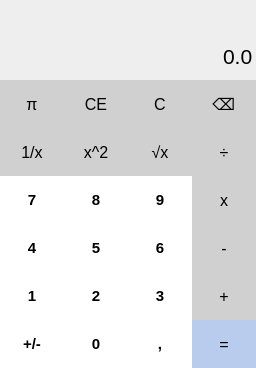
<?xml version="1.0" encoding="UTF-8"?>
<ui version="4.0">
 <class>MainWindow</class>
 <widget class="QMainWindow" name="MainWindow">
  <property name="geometry">
   <rect>
    <x>0</x>
    <y>0</y>
    <width>256</width>
    <height>368</height>
   </rect>
  </property>
  <property name="windowTitle">
   <string>Calculator</string>
  </property>
  <property name="styleSheet">
   <string notr="true">QMainWindow
{
	padding:0px;
	margin:0px;
	border:0px;
	background-color:#FFFFFF;
}</string>
  </property>
  <widget class="QWidget" name="centralwidget">
   <property name="autoFillBackground">
    <bool>false</bool>
   </property>
   <property name="styleSheet">
    <string notr="true">QWidget	
{
	padding:0px;
	margin:0px;
	border:0px;
	background-color:#FFFFFF;
}</string>
   </property>
   <layout class="QGridLayout" name="gridLayout">
    <property name="leftMargin">
     <number>0</number>
    </property>
    <property name="topMargin">
     <number>0</number>
    </property>
    <property name="rightMargin">
     <number>0</number>
    </property>
    <property name="bottomMargin">
     <number>0</number>
    </property>
    <property name="spacing">
     <number>0</number>
    </property>
    <item row="7" column="0">
     <widget class="QPushButton" name="button4">
      <property name="sizePolicy">
       <sizepolicy hsizetype="Minimum" vsizetype="Minimum">
        <horstretch>0</horstretch>
        <verstretch>0</verstretch>
       </sizepolicy>
      </property>
      <property name="minimumSize">
       <size>
        <width>64</width>
        <height>48</height>
       </size>
      </property>
      <property name="font">
       <font>
        <family>Segoe UI</family>
        <pointsize>11</pointsize>
        <weight>75</weight>
        <bold>true</bold>
       </font>
      </property>
      <property name="styleSheet">
       <string notr="true">QPushButton:hover{
	background-color: #DDDDDD;
	padding: 5px;
}

QPushButton:pressed{
	background-color: #A9A9A9;
	padding: 5px;
}
</string>
      </property>
      <property name="text">
       <string>4</string>
      </property>
     </widget>
    </item>
    <item row="9" column="3">
     <widget class="QPushButton" name="equalsButton">
      <property name="sizePolicy">
       <sizepolicy hsizetype="Minimum" vsizetype="Minimum">
        <horstretch>0</horstretch>
        <verstretch>0</verstretch>
       </sizepolicy>
      </property>
      <property name="minimumSize">
       <size>
        <width>64</width>
        <height>48</height>
       </size>
      </property>
      <property name="palette">
       <palette>
        <active>
         <colorrole role="Button">
          <brush brushstyle="SolidPattern">
           <color alpha="255">
            <red>185</red>
            <green>204</green>
            <blue>237</blue>
           </color>
          </brush>
         </colorrole>
         <colorrole role="Base">
          <brush brushstyle="SolidPattern">
           <color alpha="255">
            <red>185</red>
            <green>204</green>
            <blue>237</blue>
           </color>
          </brush>
         </colorrole>
         <colorrole role="Window">
          <brush brushstyle="SolidPattern">
           <color alpha="255">
            <red>185</red>
            <green>204</green>
            <blue>237</blue>
           </color>
          </brush>
         </colorrole>
        </active>
        <inactive>
         <colorrole role="Button">
          <brush brushstyle="SolidPattern">
           <color alpha="255">
            <red>185</red>
            <green>204</green>
            <blue>237</blue>
           </color>
          </brush>
         </colorrole>
         <colorrole role="Base">
          <brush brushstyle="SolidPattern">
           <color alpha="255">
            <red>185</red>
            <green>204</green>
            <blue>237</blue>
           </color>
          </brush>
         </colorrole>
         <colorrole role="Window">
          <brush brushstyle="SolidPattern">
           <color alpha="255">
            <red>185</red>
            <green>204</green>
            <blue>237</blue>
           </color>
          </brush>
         </colorrole>
        </inactive>
        <disabled>
         <colorrole role="Button">
          <brush brushstyle="SolidPattern">
           <color alpha="255">
            <red>185</red>
            <green>204</green>
            <blue>237</blue>
           </color>
          </brush>
         </colorrole>
         <colorrole role="Base">
          <brush brushstyle="SolidPattern">
           <color alpha="255">
            <red>185</red>
            <green>204</green>
            <blue>237</blue>
           </color>
          </brush>
         </colorrole>
         <colorrole role="Window">
          <brush brushstyle="SolidPattern">
           <color alpha="255">
            <red>185</red>
            <green>204</green>
            <blue>237</blue>
           </color>
          </brush>
         </colorrole>
        </disabled>
       </palette>
      </property>
      <property name="font">
       <font>
        <family>Segoe UI</family>
        <pointsize>12</pointsize>
       </font>
      </property>
      <property name="autoFillBackground">
       <bool>false</bool>
      </property>
      <property name="styleSheet">
       <string notr="true">QPushButton {
	background-color: #b9cced;
	padding: 5px;
}

QPushButton:hover{
	background-color: #DDDDDD;
	padding: 5px;
}

QPushButton:pressed{
	background-color: #A9A9A9;
	padding: 5px;
}
</string>
      </property>
      <property name="text">
       <string>=</string>
      </property>
     </widget>
    </item>
    <item row="4" column="1">
     <widget class="QPushButton" name="clearEverything">
      <property name="sizePolicy">
       <sizepolicy hsizetype="Minimum" vsizetype="Minimum">
        <horstretch>0</horstretch>
        <verstretch>0</verstretch>
       </sizepolicy>
      </property>
      <property name="minimumSize">
       <size>
        <width>64</width>
        <height>48</height>
       </size>
      </property>
      <property name="font">
       <font>
        <family>Segoe UI</family>
        <pointsize>12</pointsize>
       </font>
      </property>
      <property name="styleSheet">
       <string notr="true">QPushButton{
	background-color: #D0D0D0;
	padding: 5px;
}


QPushButton:hover{
	background-color: #DDDDDD;
	padding: 5px;
}

QPushButton:pressed{
	background-color: #A9A9A9;
	padding: 5px;
}
</string>
      </property>
      <property name="text">
       <string>CE</string>
      </property>
     </widget>
    </item>
    <item row="6" column="0">
     <widget class="QPushButton" name="button7">
      <property name="sizePolicy">
       <sizepolicy hsizetype="Minimum" vsizetype="Minimum">
        <horstretch>0</horstretch>
        <verstretch>0</verstretch>
       </sizepolicy>
      </property>
      <property name="minimumSize">
       <size>
        <width>64</width>
        <height>48</height>
       </size>
      </property>
      <property name="maximumSize">
       <size>
        <width>16777215</width>
        <height>16777215</height>
       </size>
      </property>
      <property name="font">
       <font>
        <family>Segoe UI</family>
        <pointsize>11</pointsize>
        <weight>75</weight>
        <bold>true</bold>
       </font>
      </property>
      <property name="styleSheet">
       <string notr="true">QPushButton:hover{
	background-color: #DDDDDD;
	padding: 5px;
}

QPushButton:pressed{
	background-color: #A9A9A9;
	padding: 5px;
}
</string>
      </property>
      <property name="text">
       <string>7</string>
      </property>
      <property name="autoDefault">
       <bool>false</bool>
      </property>
      <property name="default">
       <bool>false</bool>
      </property>
      <property name="flat">
       <bool>false</bool>
      </property>
     </widget>
    </item>
    <item row="6" column="2">
     <widget class="QPushButton" name="button9">
      <property name="sizePolicy">
       <sizepolicy hsizetype="Minimum" vsizetype="Minimum">
        <horstretch>0</horstretch>
        <verstretch>0</verstretch>
       </sizepolicy>
      </property>
      <property name="minimumSize">
       <size>
        <width>64</width>
        <height>48</height>
       </size>
      </property>
      <property name="font">
       <font>
        <family>Segoe UI</family>
        <pointsize>11</pointsize>
        <weight>75</weight>
        <bold>true</bold>
       </font>
      </property>
      <property name="styleSheet">
       <string notr="true">QPushButton:hover{
	background-color: #DDDDDD;
	padding: 5px;
}

QPushButton:pressed{
	background-color: #A9A9A9;
	padding: 5px;
}
</string>
      </property>
      <property name="text">
       <string>9</string>
      </property>
     </widget>
    </item>
    <item row="8" column="3">
     <widget class="QPushButton" name="plusButton">
      <property name="sizePolicy">
       <sizepolicy hsizetype="Minimum" vsizetype="Minimum">
        <horstretch>0</horstretch>
        <verstretch>0</verstretch>
       </sizepolicy>
      </property>
      <property name="minimumSize">
       <size>
        <width>64</width>
        <height>48</height>
       </size>
      </property>
      <property name="font">
       <font>
        <family>Segoe UI</family>
        <pointsize>12</pointsize>
       </font>
      </property>
      <property name="styleSheet">
       <string notr="true">QPushButton{
	background-color: #D0D0D0;
	padding: 5px;
}


QPushButton:hover{
	background-color: #DDDDDD;
	padding: 5px;
}

QPushButton:pressed{
	background-color: #A9A9A9;
	padding: 5px;
}
</string>
      </property>
      <property name="text">
       <string>+</string>
      </property>
     </widget>
    </item>
    <item row="9" column="0">
     <widget class="QPushButton" name="signButton">
      <property name="sizePolicy">
       <sizepolicy hsizetype="Minimum" vsizetype="Minimum">
        <horstretch>0</horstretch>
        <verstretch>0</verstretch>
       </sizepolicy>
      </property>
      <property name="minimumSize">
       <size>
        <width>64</width>
        <height>48</height>
       </size>
      </property>
      <property name="font">
       <font>
        <family>Segoe UI</family>
        <pointsize>11</pointsize>
        <weight>75</weight>
        <bold>true</bold>
       </font>
      </property>
      <property name="styleSheet">
       <string notr="true">QPushButton:hover{
	background-color: #DDDDDD;
	padding: 5px;
}

QPushButton:pressed{
	background-color: #A9A9A9;
	padding: 5px;
}
</string>
      </property>
      <property name="text">
       <string>+/-</string>
      </property>
     </widget>
    </item>
    <item row="4" column="2">
     <widget class="QPushButton" name="clear">
      <property name="sizePolicy">
       <sizepolicy hsizetype="Minimum" vsizetype="Minimum">
        <horstretch>0</horstretch>
        <verstretch>0</verstretch>
       </sizepolicy>
      </property>
      <property name="minimumSize">
       <size>
        <width>64</width>
        <height>48</height>
       </size>
      </property>
      <property name="font">
       <font>
        <family>Segoe UI</family>
        <pointsize>12</pointsize>
       </font>
      </property>
      <property name="styleSheet">
       <string notr="true">QPushButton{
	background-color: #D0D0D0;
	padding: 5px;
}


QPushButton:hover{
	background-color: #DDDDDD;
	padding: 5px;
}

QPushButton:pressed{
	background-color: #A9A9A9;
	padding: 5px;
}
</string>
      </property>
      <property name="text">
       <string>C</string>
      </property>
     </widget>
    </item>
    <item row="6" column="1">
     <widget class="QPushButton" name="button8">
      <property name="sizePolicy">
       <sizepolicy hsizetype="Minimum" vsizetype="Minimum">
        <horstretch>0</horstretch>
        <verstretch>0</verstretch>
       </sizepolicy>
      </property>
      <property name="minimumSize">
       <size>
        <width>64</width>
        <height>48</height>
       </size>
      </property>
      <property name="font">
       <font>
        <family>Segoe UI</family>
        <pointsize>11</pointsize>
        <weight>75</weight>
        <bold>true</bold>
       </font>
      </property>
      <property name="styleSheet">
       <string notr="true">QPushButton:hover{
	background-color: #DDDDDD;
	padding: 5px;
}

QPushButton:pressed{
	background-color: #A9A9A9;
	padding: 5px;
}
</string>
      </property>
      <property name="text">
       <string>8</string>
      </property>
     </widget>
    </item>
    <item row="5" column="0">
     <widget class="QPushButton" name="fractionButton">
      <property name="enabled">
       <bool>true</bool>
      </property>
      <property name="sizePolicy">
       <sizepolicy hsizetype="Minimum" vsizetype="Minimum">
        <horstretch>0</horstretch>
        <verstretch>0</verstretch>
       </sizepolicy>
      </property>
      <property name="minimumSize">
       <size>
        <width>64</width>
        <height>48</height>
       </size>
      </property>
      <property name="font">
       <font>
        <family>Segoe UI</family>
        <pointsize>12</pointsize>
       </font>
      </property>
      <property name="styleSheet">
       <string notr="true">QPushButton{
	background-color: #D0D0D0;
	padding: 5px;
}


QPushButton:hover{
	background-color: #DDDDDD;
	padding: 5px;
}

QPushButton:pressed{
	background-color: #A9A9A9;
	padding: 5px;
}
</string>
      </property>
      <property name="text">
       <string>1/x</string>
      </property>
     </widget>
    </item>
    <item row="8" column="2">
     <widget class="QPushButton" name="button3">
      <property name="sizePolicy">
       <sizepolicy hsizetype="Minimum" vsizetype="Minimum">
        <horstretch>0</horstretch>
        <verstretch>0</verstretch>
       </sizepolicy>
      </property>
      <property name="minimumSize">
       <size>
        <width>64</width>
        <height>48</height>
       </size>
      </property>
      <property name="font">
       <font>
        <family>Segoe UI</family>
        <pointsize>11</pointsize>
        <weight>75</weight>
        <bold>true</bold>
       </font>
      </property>
      <property name="styleSheet">
       <string notr="true">QPushButton:hover{
	background-color: #DDDDDD;
	padding: 5px;
}

QPushButton:pressed{
	background-color: #A9A9A9;
	padding: 5px;
}
</string>
      </property>
      <property name="text">
       <string>3</string>
      </property>
     </widget>
    </item>
    <item row="8" column="1">
     <widget class="QPushButton" name="button2">
      <property name="sizePolicy">
       <sizepolicy hsizetype="Minimum" vsizetype="Minimum">
        <horstretch>0</horstretch>
        <verstretch>0</verstretch>
       </sizepolicy>
      </property>
      <property name="minimumSize">
       <size>
        <width>64</width>
        <height>48</height>
       </size>
      </property>
      <property name="font">
       <font>
        <family>Segoe UI</family>
        <pointsize>11</pointsize>
        <weight>75</weight>
        <bold>true</bold>
       </font>
      </property>
      <property name="styleSheet">
       <string notr="true">QPushButton:hover{
	background-color: #DDDDDD;
	padding: 5px;
}

QPushButton:pressed{
	background-color: #A9A9A9;
	padding: 5px;
}
</string>
      </property>
      <property name="text">
       <string>2</string>
      </property>
     </widget>
    </item>
    <item row="4" column="3">
     <widget class="QPushButton" name="backspace">
      <property name="sizePolicy">
       <sizepolicy hsizetype="Minimum" vsizetype="Minimum">
        <horstretch>0</horstretch>
        <verstretch>0</verstretch>
       </sizepolicy>
      </property>
      <property name="minimumSize">
       <size>
        <width>64</width>
        <height>48</height>
       </size>
      </property>
      <property name="font">
       <font>
        <family>Segoe UI</family>
        <pointsize>12</pointsize>
       </font>
      </property>
      <property name="styleSheet">
       <string notr="true">QPushButton{
	background-color: #D0D0D0;
	padding: 5px;
}


QPushButton:hover{
	background-color: #DDDDDD;
	padding: 5px;
}

QPushButton:pressed{
	background-color: #A9A9A9;
	padding: 5px;
}
</string>
      </property>
      <property name="text">
       <string>⌫</string>
      </property>
     </widget>
    </item>
    <item row="4" column="0">
     <widget class="QPushButton" name="pi">
      <property name="enabled">
       <bool>true</bool>
      </property>
      <property name="sizePolicy">
       <sizepolicy hsizetype="Minimum" vsizetype="Minimum">
        <horstretch>0</horstretch>
        <verstretch>0</verstretch>
       </sizepolicy>
      </property>
      <property name="minimumSize">
       <size>
        <width>64</width>
        <height>48</height>
       </size>
      </property>
      <property name="font">
       <font>
        <family>Segoe UI</family>
        <pointsize>12</pointsize>
       </font>
      </property>
      <property name="styleSheet">
       <string notr="true">QPushButton{
	background-color: #D0D0D0;
	padding: 5px;
}


QPushButton:hover{
	background-color: #DDDDDD;
	padding: 5px;
}

QPushButton:pressed{
	background-color: #A9A9A9;
	padding: 5px;
}
</string>
      </property>
      <property name="text">
       <string>π</string>
      </property>
     </widget>
    </item>
    <item row="6" column="3">
     <widget class="QPushButton" name="multiplicateButton">
      <property name="sizePolicy">
       <sizepolicy hsizetype="Minimum" vsizetype="Minimum">
        <horstretch>0</horstretch>
        <verstretch>0</verstretch>
       </sizepolicy>
      </property>
      <property name="minimumSize">
       <size>
        <width>64</width>
        <height>48</height>
       </size>
      </property>
      <property name="font">
       <font>
        <family>Segoe UI</family>
        <pointsize>12</pointsize>
       </font>
      </property>
      <property name="styleSheet">
       <string notr="true">QPushButton{
	background-color: #D0D0D0;
	padding: 5px;
}


QPushButton:hover{
	background-color: #DDDDDD;
	padding: 5px;
}

QPushButton:pressed{
	background-color: #A9A9A9;
	padding: 5px;
}
</string>
      </property>
      <property name="text">
       <string>x</string>
      </property>
     </widget>
    </item>
    <item row="8" column="0">
     <widget class="QPushButton" name="button1">
      <property name="sizePolicy">
       <sizepolicy hsizetype="Minimum" vsizetype="Minimum">
        <horstretch>0</horstretch>
        <verstretch>0</verstretch>
       </sizepolicy>
      </property>
      <property name="minimumSize">
       <size>
        <width>64</width>
        <height>48</height>
       </size>
      </property>
      <property name="font">
       <font>
        <family>Segoe UI</family>
        <pointsize>11</pointsize>
        <weight>75</weight>
        <bold>true</bold>
       </font>
      </property>
      <property name="styleSheet">
       <string notr="true">QPushButton:hover{
	background-color: #DDDDDD;
	padding: 5px;
}

QPushButton:pressed{
	background-color: #A9A9A9;
	padding: 5px;
}
</string>
      </property>
      <property name="text">
       <string>1</string>
      </property>
     </widget>
    </item>
    <item row="5" column="3">
     <widget class="QPushButton" name="divisionButton">
      <property name="sizePolicy">
       <sizepolicy hsizetype="Minimum" vsizetype="Minimum">
        <horstretch>0</horstretch>
        <verstretch>0</verstretch>
       </sizepolicy>
      </property>
      <property name="minimumSize">
       <size>
        <width>64</width>
        <height>48</height>
       </size>
      </property>
      <property name="font">
       <font>
        <family>Segoe UI</family>
        <pointsize>12</pointsize>
       </font>
      </property>
      <property name="styleSheet">
       <string notr="true">QPushButton{
	background-color: #D0D0D0;
	padding: 5px;
}


QPushButton:hover{
	background-color: #DDDDDD;
	padding: 5px;
}

QPushButton:pressed{
	background-color: #A9A9A9;
	padding: 5px;
}
</string>
      </property>
      <property name="text">
       <string>÷</string>
      </property>
     </widget>
    </item>
    <item row="2" column="0" colspan="4">
     <widget class="QTextBrowser" name="calcText">
      <property name="sizePolicy">
       <sizepolicy hsizetype="Expanding" vsizetype="Ignored">
        <horstretch>0</horstretch>
        <verstretch>0</verstretch>
       </sizepolicy>
      </property>
      <property name="minimumSize">
       <size>
        <width>0</width>
        <height>32</height>
       </size>
      </property>
      <property name="maximumSize">
       <size>
        <width>16777215</width>
        <height>16777215</height>
       </size>
      </property>
      <property name="font">
       <font>
        <family>Segoe UI</family>
        <pointsize>12</pointsize>
       </font>
      </property>
      <property name="styleSheet">
       <string notr="true">QTextBrowser{
	background-color: #EEEEEE;
	padding:0px;
	margin:0px;
}
</string>
      </property>
      <property name="frameShape">
       <enum>QFrame::NoFrame</enum>
      </property>
      <property name="frameShadow">
       <enum>QFrame::Plain</enum>
      </property>
      <property name="lineWidth">
       <number>0</number>
      </property>
      <property name="verticalScrollBarPolicy">
       <enum>Qt::ScrollBarAlwaysOff</enum>
      </property>
      <property name="horizontalScrollBarPolicy">
       <enum>Qt::ScrollBarAlwaysOff</enum>
      </property>
      <property name="lineWrapMode">
       <enum>QTextEdit::WidgetWidth</enum>
      </property>
     </widget>
    </item>
    <item row="7" column="1">
     <widget class="QPushButton" name="button5">
      <property name="sizePolicy">
       <sizepolicy hsizetype="Minimum" vsizetype="Minimum">
        <horstretch>0</horstretch>
        <verstretch>0</verstretch>
       </sizepolicy>
      </property>
      <property name="minimumSize">
       <size>
        <width>64</width>
        <height>48</height>
       </size>
      </property>
      <property name="font">
       <font>
        <family>Segoe UI</family>
        <pointsize>11</pointsize>
        <weight>75</weight>
        <bold>true</bold>
       </font>
      </property>
      <property name="styleSheet">
       <string notr="true">QPushButton:hover{
	background-color: #DDDDDD;
	padding: 5px;
}

QPushButton:pressed{
	background-color: #A9A9A9;
	padding: 5px;
}
</string>
      </property>
      <property name="text">
       <string>5</string>
      </property>
     </widget>
    </item>
    <item row="9" column="2">
     <widget class="QPushButton" name="dotButton">
      <property name="sizePolicy">
       <sizepolicy hsizetype="Minimum" vsizetype="Minimum">
        <horstretch>0</horstretch>
        <verstretch>0</verstretch>
       </sizepolicy>
      </property>
      <property name="minimumSize">
       <size>
        <width>64</width>
        <height>48</height>
       </size>
      </property>
      <property name="font">
       <font>
        <family>Segoe UI</family>
        <pointsize>11</pointsize>
        <weight>75</weight>
        <bold>true</bold>
       </font>
      </property>
      <property name="styleSheet">
       <string notr="true">QPushButton:hover{
	background-color: #DDDDDD;
	padding: 5px;
}

QPushButton:pressed{
	background-color: #A9A9A9;
	padding: 5px;
}
</string>
      </property>
      <property name="text">
       <string>,</string>
      </property>
     </widget>
    </item>
    <item row="7" column="2">
     <widget class="QPushButton" name="button6">
      <property name="sizePolicy">
       <sizepolicy hsizetype="Minimum" vsizetype="Minimum">
        <horstretch>0</horstretch>
        <verstretch>0</verstretch>
       </sizepolicy>
      </property>
      <property name="minimumSize">
       <size>
        <width>64</width>
        <height>48</height>
       </size>
      </property>
      <property name="font">
       <font>
        <family>Segoe UI</family>
        <pointsize>11</pointsize>
        <weight>75</weight>
        <bold>true</bold>
       </font>
      </property>
      <property name="styleSheet">
       <string notr="true">QPushButton:hover{
	background-color: #DDDDDD;
	padding: 5px;
}

QPushButton:pressed{
	background-color: #A9A9A9;
	padding: 5px;
}
</string>
      </property>
      <property name="text">
       <string>6</string>
      </property>
     </widget>
    </item>
    <item row="9" column="1">
     <widget class="QPushButton" name="button0">
      <property name="sizePolicy">
       <sizepolicy hsizetype="Minimum" vsizetype="Minimum">
        <horstretch>0</horstretch>
        <verstretch>0</verstretch>
       </sizepolicy>
      </property>
      <property name="minimumSize">
       <size>
        <width>64</width>
        <height>48</height>
       </size>
      </property>
      <property name="font">
       <font>
        <family>Segoe UI</family>
        <pointsize>11</pointsize>
        <weight>75</weight>
        <bold>true</bold>
       </font>
      </property>
      <property name="styleSheet">
       <string notr="true">QPushButton:hover{
	background-color: #DDDDDD;
	padding: 5px;
}

QPushButton:pressed{
	background-color: #A9A9A9;
	padding: 5px;
}
</string>
      </property>
      <property name="text">
       <string>0</string>
      </property>
     </widget>
    </item>
    <item row="7" column="3">
     <widget class="QPushButton" name="minusButton">
      <property name="sizePolicy">
       <sizepolicy hsizetype="Minimum" vsizetype="Minimum">
        <horstretch>0</horstretch>
        <verstretch>0</verstretch>
       </sizepolicy>
      </property>
      <property name="minimumSize">
       <size>
        <width>64</width>
        <height>48</height>
       </size>
      </property>
      <property name="font">
       <font>
        <family>Segoe UI</family>
        <pointsize>12</pointsize>
       </font>
      </property>
      <property name="styleSheet">
       <string notr="true">QPushButton{
	background-color: #D0D0D0;
	padding: 5px;
}


QPushButton:hover{
	background-color: #DDDDDD;
	padding: 5px;
}

QPushButton:pressed{
	background-color: #A9A9A9;
	padding: 5px;
}
</string>
      </property>
      <property name="text">
       <string>-</string>
      </property>
     </widget>
    </item>
    <item row="5" column="1">
     <widget class="QPushButton" name="pow2">
      <property name="enabled">
       <bool>true</bool>
      </property>
      <property name="sizePolicy">
       <sizepolicy hsizetype="Minimum" vsizetype="Minimum">
        <horstretch>0</horstretch>
        <verstretch>0</verstretch>
       </sizepolicy>
      </property>
      <property name="minimumSize">
       <size>
        <width>64</width>
        <height>48</height>
       </size>
      </property>
      <property name="font">
       <font>
        <family>Segoe UI</family>
        <pointsize>12</pointsize>
       </font>
      </property>
      <property name="styleSheet">
       <string notr="true">QPushButton{
	background-color: #D0D0D0;
	padding: 5px;
}


QPushButton:hover{
	background-color: #DDDDDD;
	padding: 5px;
}

QPushButton:pressed{
	background-color: #A9A9A9;
	padding: 5px;
}
</string>
      </property>
      <property name="text">
       <string>x^2</string>
      </property>
     </widget>
    </item>
    <item row="5" column="2">
     <widget class="QPushButton" name="squareRoot">
      <property name="enabled">
       <bool>true</bool>
      </property>
      <property name="sizePolicy">
       <sizepolicy hsizetype="Minimum" vsizetype="Minimum">
        <horstretch>0</horstretch>
        <verstretch>0</verstretch>
       </sizepolicy>
      </property>
      <property name="minimumSize">
       <size>
        <width>64</width>
        <height>48</height>
       </size>
      </property>
      <property name="font">
       <font>
        <family>Segoe UI</family>
        <pointsize>12</pointsize>
       </font>
      </property>
      <property name="styleSheet">
       <string notr="true">QPushButton{
	background-color: #D0D0D0;
	padding: 5px;
}


QPushButton:hover{
	background-color: #DDDDDD;
	padding: 5px;
}

QPushButton:pressed{
	background-color: #A9A9A9;
	padding: 5px;
}
</string>
      </property>
      <property name="text">
       <string>√x</string>
      </property>
     </widget>
    </item>
    <item row="3" column="0" colspan="4">
     <widget class="QLineEdit" name="screen">
      <property name="minimumSize">
       <size>
        <width>0</width>
        <height>48</height>
       </size>
      </property>
      <property name="font">
       <font>
        <family>Segoe UI</family>
        <pointsize>16</pointsize>
       </font>
      </property>
      <property name="layoutDirection">
       <enum>Qt::LeftToRight</enum>
      </property>
      <property name="styleSheet">
       <string notr="true">QLineEdit
{
border:0px;
background-color:#EEEEEE;
}</string>
      </property>
      <property name="text">
       <string>0.0</string>
      </property>
      <property name="alignment">
       <set>Qt::AlignRight|Qt::AlignTrailing|Qt::AlignVCenter</set>
      </property>
     </widget>
    </item>
   </layout>
  </widget>
 </widget>
 <resources/>
 <connections/>
</ui>
